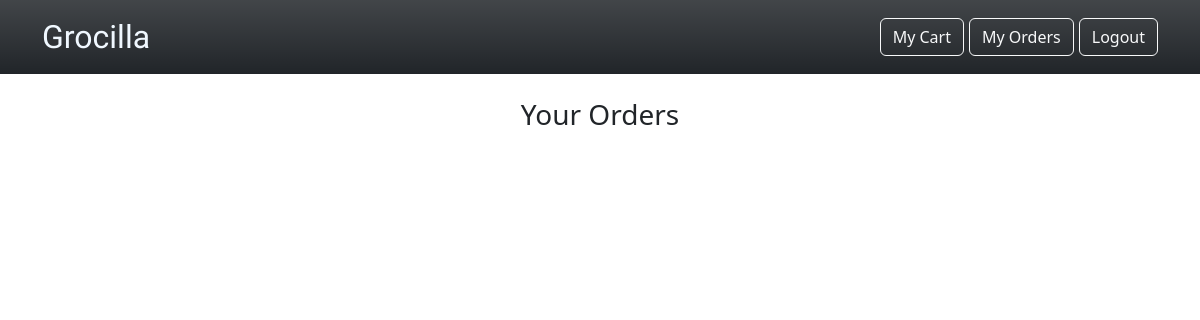
Before: /user_orders (signed in) with the older database file.
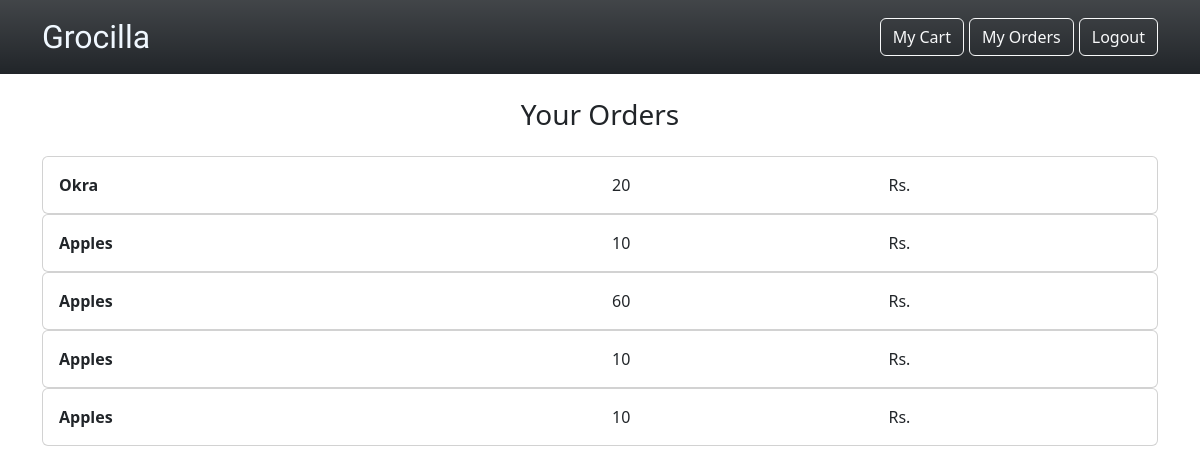
After: the same page with the newer database file.
### webapp/models.py (models this page shows)
class Order(db.Model):
    orderid = db.Column(db.Integer, primary_key=True)
    userid = db.Column(db.Integer, db.ForeignKey('users.id'))
    categoryid = db.Column(db.Integer, db.ForeignKey('categories.cid'))
    productid = db.Column(db.Integer, db.ForeignKey('products.pid'))
    categoryname = db.Column(db.String(50))
    quantity_of_product = db.Column(db.Integer)
    product_name = db.Column(db.String(50))

### webapp/views.py (the view)
@views.route("/user_orders")
@user_required
@login_required
def user_orders():
    user_id=current_user.id
    orders = Order.query.filter_by(userid=user_id).all()
    return render_template("user_orders.html", orders=orders)

### webapp/views.py (called while the page is built)
def user_required(func):
    @wraps(func)
    def decorated_function(*args, **kwargs):
        if not current_user.is_authenticated:
            if current_user.role != 'user':
                flash('You need to be logged in as a user to access this page!', category='error')
                return redirect(url_for('auth.user_login'))
        return func(*args, **kwargs)
    return decorated_function

### webapp/templates/user_orders.html
{% extends "user_base.html" %}
{% block body %}
<div class="container mb-4">
    <div class="text-center my-4" >
        <h3>Your Orders</h3>
    </div>
    {% for order in orders %}
    <div class="row">
    <div class="col">
        <div class="card">
        <div class="card-body">
            <div class="row">
                <div class="col-6">
                    <b>{{ order["product_name"] }}</b>
                </div>
                <div class="col-3">
                    {{ order['quantity_of_product'] }} {{ order['productid']['unit'] }}
                </div>
                <div class="col-3">
                    Rs. {{ order["total_price"] }}
                </div>
            </div>
        </div>
        </div>
    </div>
    </div>
        {% endfor %}
</div>
{% endblock body %}

### webapp/templates/user_base.html (shortened to what this page needs)
<!DOCTYPE html>
<html lang="en">
<head>
    <link href="https://cdn.jsdelivr.net/npm/bootstrap@5.3.0/dist/css/bootstrap.min.css" rel="stylesheet">
    <link rel="stylesheet" href="https://cdnjs.cloudflare.com/ajax/libs/font-awesome/6.4.0/css/all.min.css" />
</head>
<body>
    <nav class="navbar navbar-expand-lg bg-dark sticky-top bg-gradient">
        <div class="container">
            <a class="navbar-brand" href="/" style="font-family: 'Bagel Fat One';font-size: 32px; color: aliceblue;">Grocilla</a>
            <div class="collapse navbar-collapse" id="navbarSupportedContent">
                <div class="navbar-nav ms-auto mb-2 mb-lg-0">
                    <a href="/user_bookings" class="btn btn-outline-light" style="margin-left: 5px">My Cart</a>
                    <a href="/user_orders" class="btn btn-outline-light" style="margin-left: 5px">My Orders</a>
                    <a href="/logout" class="btn btn-outline-light" style="margin-left: 5px">Logout</a>
                </div>
            </div>
        </div>
    </nav>
    {% block body %} {% endblock %}
</body>
</html>

Changed rows visible on the page:
added Order: product_name "Okra", quantity_of_product "20"
added Order: product_name "Apples", quantity_of_product "10"
added Order: product_name "Apples", quantity_of_product "60"
added Order: product_name "Apples", quantity_of_product "10"
added Order: product_name "Apples", quantity_of_product "10"
